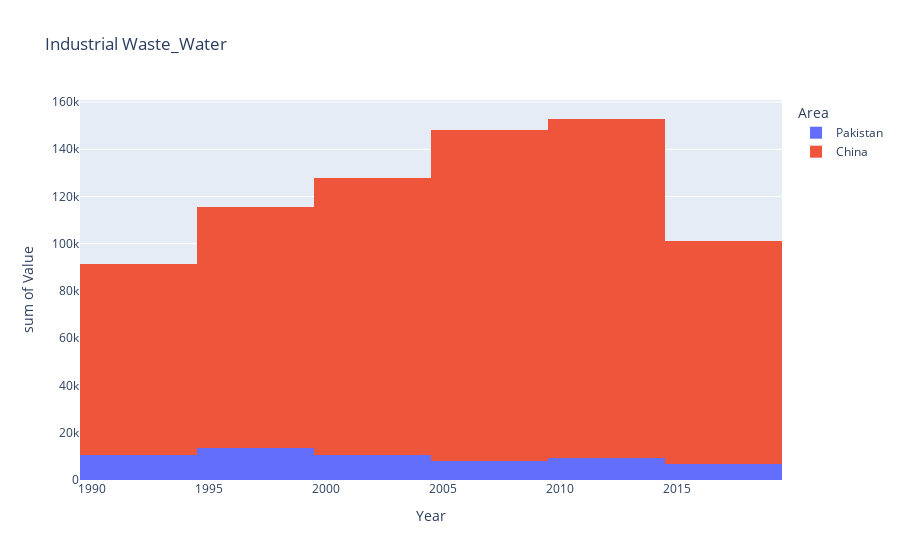

Here is the notebook cell this chart was saved with:
### Code cell
import plotly.express as px
#df = px.data.tips()
fig = px.histogram(LUW, x="Year", y="Value", color="Area",
                  title="Industrial Waste_Water")
fig.show()
